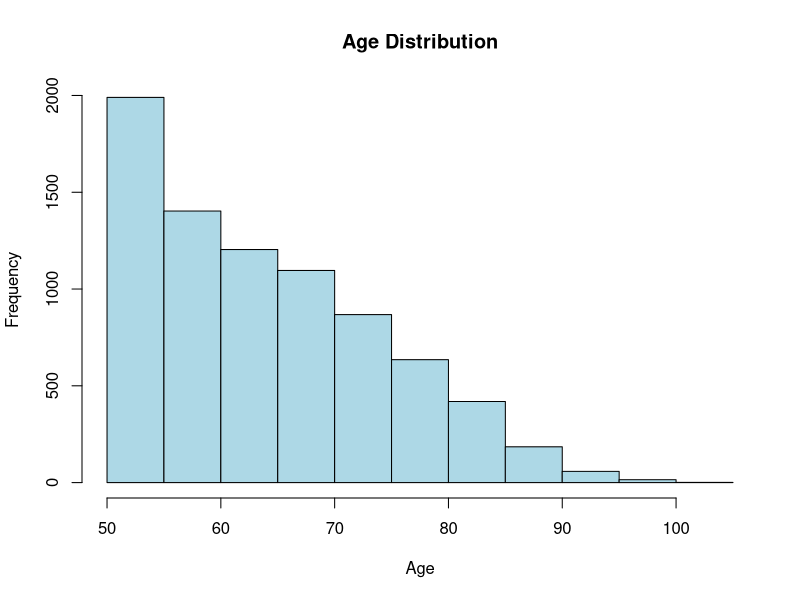
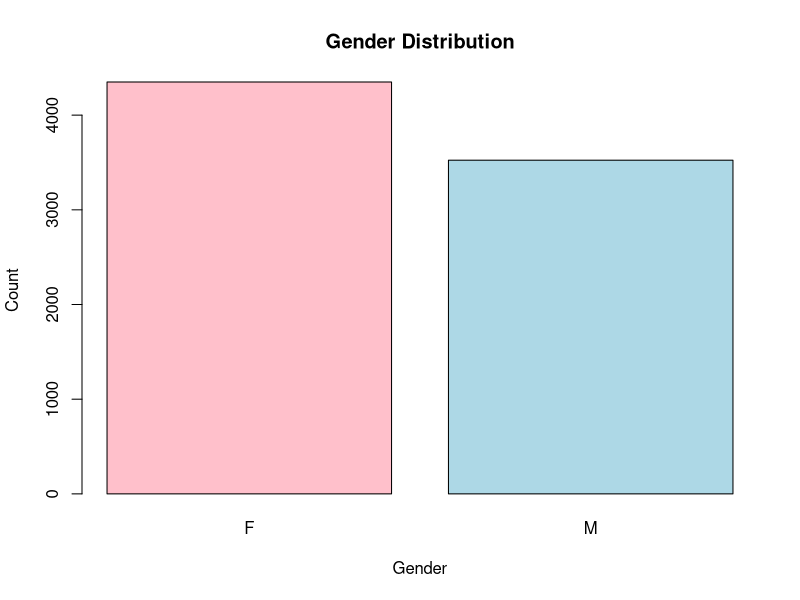
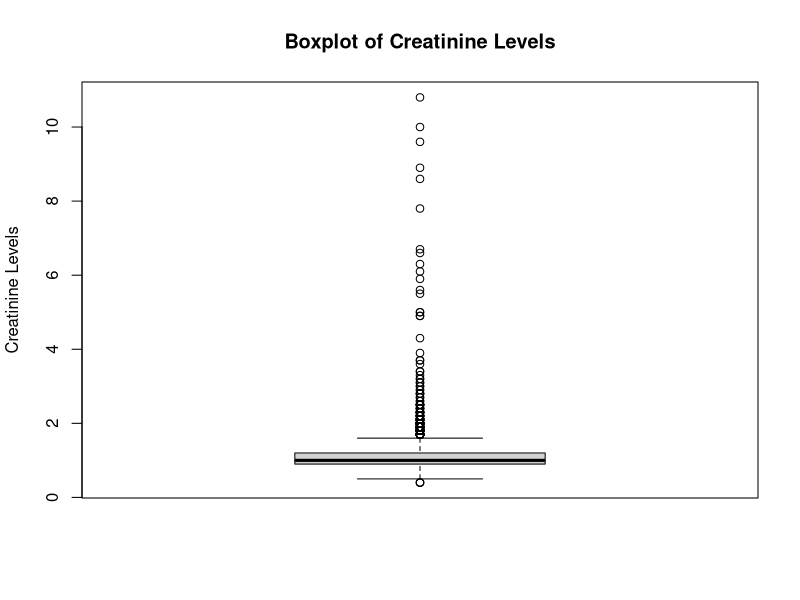
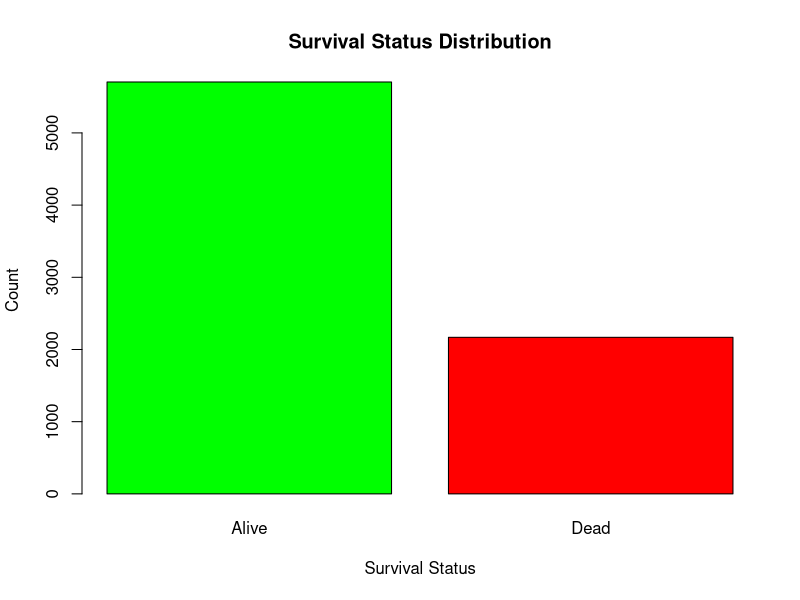
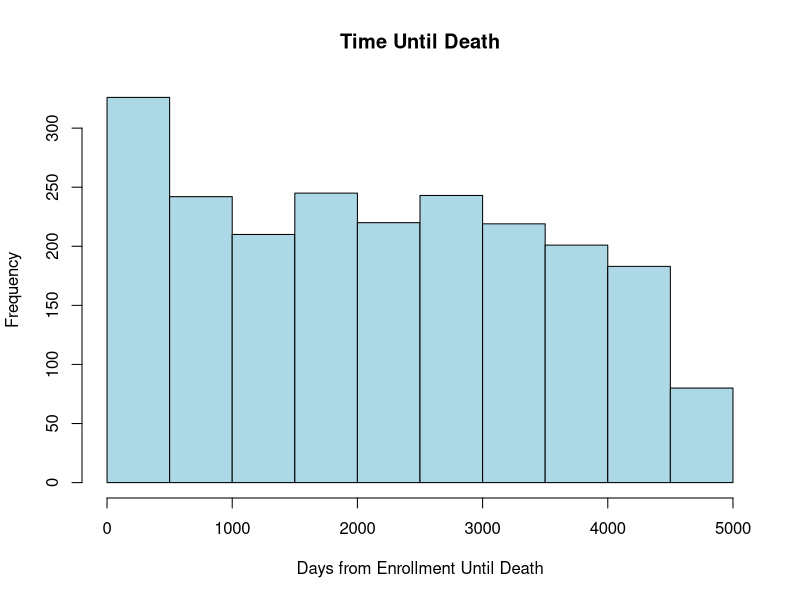
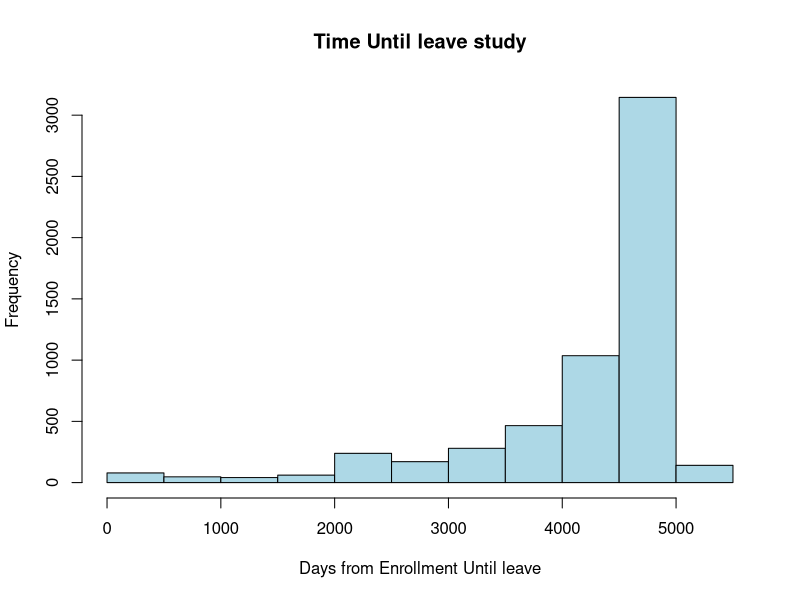
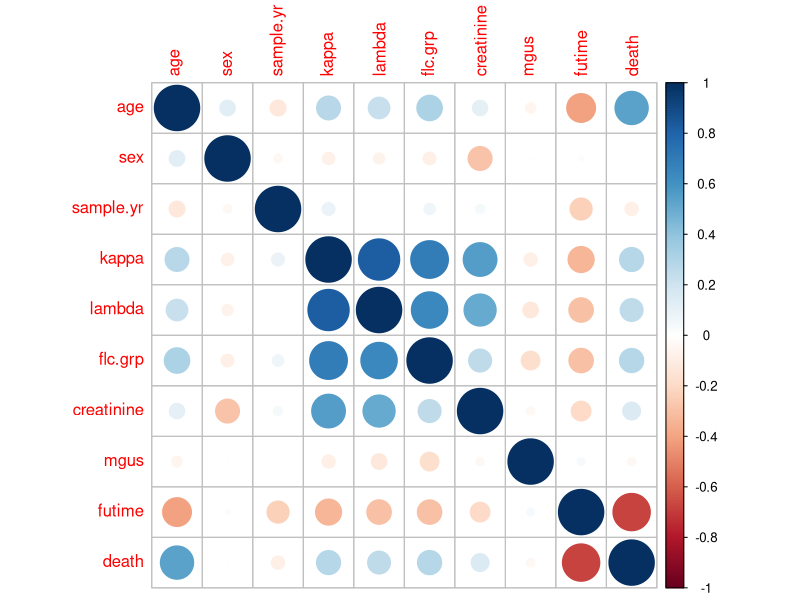

Here is the R script that generated these plots, in order:
# Load the necessary library
library(survival)
library(corrplot)

# Load the data
data(flchain, package="survival")

# View the first few rows of the data
head(flchain)

# Summary of the data
summary(flchain)

######################
#Distributions
######################
# Plotting age distribution
hist(flchain$age, main = "Age Distribution", xlab = "Age", col = "lightblue")
# Gender distribution
barplot(table(flchain$sex), main = "Gender Distribution", xlab = "Gender", ylab = "Count", col = c("pink", "lightblue"))
# Boxplot of creatinine levels
boxplot(flchain$creatinine, main = "Boxplot of Creatinine Levels", ylab = "Creatinine Levels")
# Survival status distribution
barplot(table(flchain$death), main = "Survival Status Distribution", xlab = "Survival Status", ylab = "Count", names.arg = c("Alive", "Dead"), col = c("green", "red"))

######################
#Distributions of death/leave
######################
# Filter the data for those who died
death_data <- flchain[flchain$death == 1,]
hist(death_data$futime, main = "Time Until Death", xlab = "Days from Enrollment Until Death", col = "lightblue")
# Filter the data for those who not dead
alive_data <- flchain[flchain$death == 0,]
#alive_data <- alive_data[alive_data$futime > 4600,]
hist(alive_data$futime, main = "Time Until leave study", xlab = "Days from Enrollment Until leave", col = "lightblue")

######################
#Corr plot
######################
# Select some variables for the correlation plot
df<-flchain[,-c(11)]
df$sex <- ifelse(df$sex == "M", 1, ifelse(df$sex == "F", 2, df$sex))
selected_vars <- df

# Compute the correlation matrix
cor_matrix <- cor(selected_vars, use = "complete.obs")

# Create the correlation plot
corrplot(cor_matrix, method = "circle")
